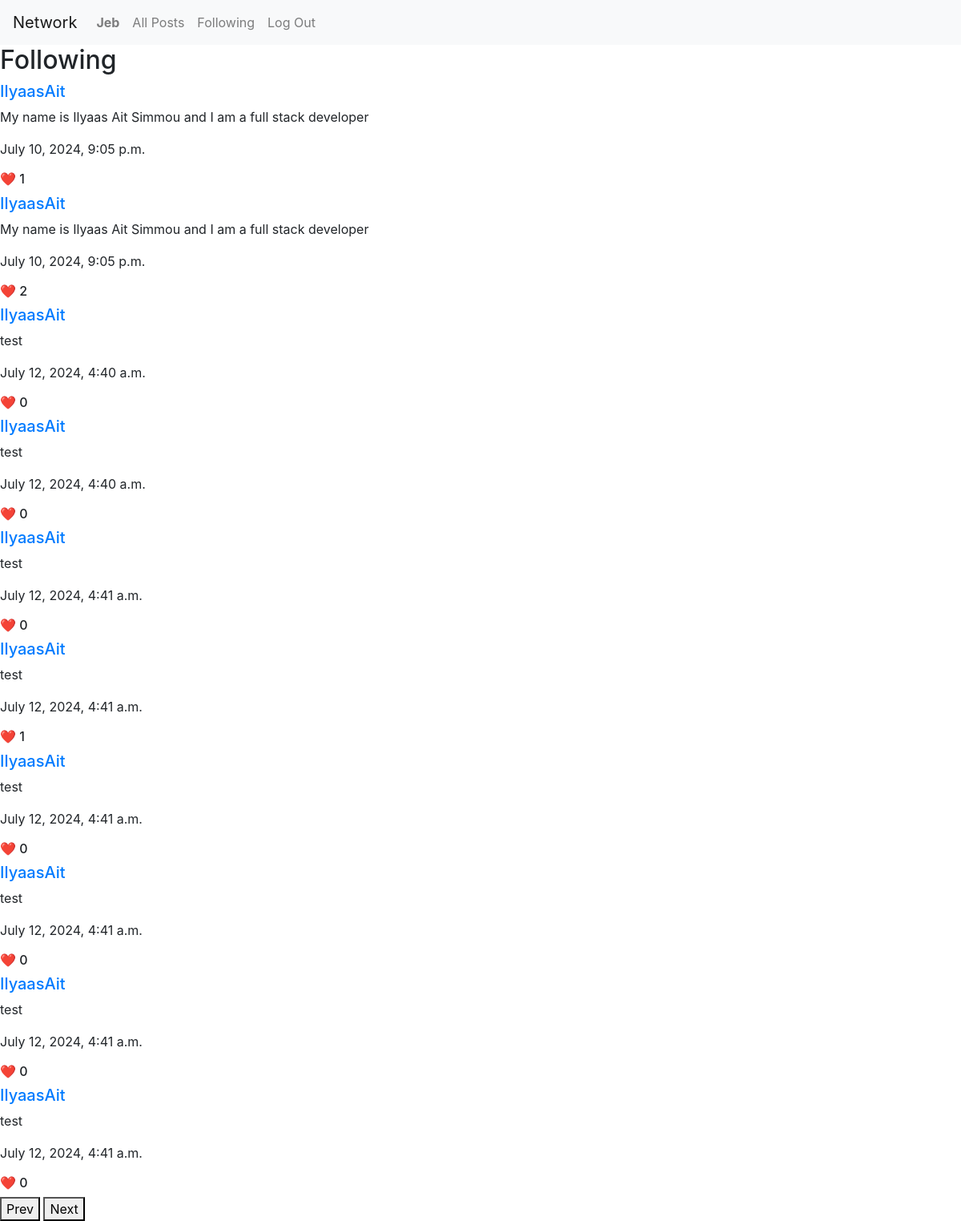
The app's page /following (signed in) with its own data.
### network/models.py (models this page shows)
class User(AbstractUser):
    Followers = models.ManyToManyField("self", related_name="followers", blank=True, null=True)
    pass

class post(models.Model):
    poster = models.ForeignKey(User, on_delete=models.CASCADE, related_name="user_listings")
    text = models.CharField(max_length=300)
    date = models.DateTimeField()

### network/views.py (the view)
# urls.py: path("following", views.following, name='following'),
def following(request):
    all_posts = list(post.objects.filter(poster = User.objects.get(Followers=request.user)))
    postPages = []
    newList = []
    for i in range(len(all_posts)):
        newList.append(all_posts[i])
        if (len(newList))%10 == 0:
            postPages.append(newList)
            newList = []
    postPages.append(newList)
    return render(request, 'network/following.html', {
        'postpages': postPages
        })

### network/templates/network/following.html (shortened to what this page needs)
{% extends "network/layout.html" %}
{% block body %}
<h2>Following</h2>
<div id="allPosts">
    {% for postlist in postpages %}
        <div id="{{forloop.counter}}" class="postSet" style="display: none;">
            {% for post in postlist %}
                <div id="{{post.id}}">
                    <a href="/profile/{{ post.poster.username }}"><h5> {{ post.poster }} </h5></a>
                    <p> {{ post.text }} </p>
                    <p> {{ post.date }} </p>
                    <h6 class="like_button" id="like_button{{post.id}}"> ❤️ {{ post.likes.count }}</h6>
                </div>
            {% endfor %}
        </div>
    {% endfor %}
    <button id="previous_page">Prev</button>
    <button id="next_page">Next</button>
</div>
{% endblock %}

### network/templates/network/layout.html (shortened to what this page needs)
{% load static %}
<!DOCTYPE html>
<html lang="en">
    <head>
        <link rel="stylesheet" href="https://stackpath.bootstrapcdn.com/bootstrap/4.4.1/css/bootstrap.min.css">
        <link href="{% static 'network/styles.css' %}" rel="stylesheet">
    </head>
    <body>
        <nav class="navbar navbar-expand-lg navbar-light bg-light">
            <a class="navbar-brand" href="#">Network</a>
            <div>
              <ul class="navbar-nav mr-auto">
                {% if user.is_authenticated %}
                    <li class="nav-item">
                        <a class="nav-link" href="{% url 'profile' user.username %}"><strong>{{ user.username }}</strong></a>
                    </li>
                {% endif %}
                <li class="nav-item">
                  <a class="nav-link" href="{% url 'index' %}">All Posts</a>
                </li>
                {% if user.is_authenticated %}
                    <li class="nav-item">
                        <a class="nav-link" href="{% url 'following' %}">Following</a>
                    </li>
                    <li class="nav-item">
                        <a class="nav-link" href="{% url 'logout' %}">Log Out</a>
                    </li>
                {% endif %}
              </ul>
            </div>
          </nav>
        <div class="body">
            {% block body %}
            {% endblock %}
        </div>
    </body>
</html>

### records on screen
User: username "Jeb"
post: poster "IlyaasAit", text "My name is Ilyaas Ait Simmou and I am a full stack developer", date "July 10, 2024, 9:05 p.m.", likes.count "1"
post: poster "IlyaasAit", text "My name is Ilyaas Ait Simmou and I am a full stack developer", date "July 10, 2024, 9:05 p.m.", likes.count "2"
post: poster "IlyaasAit", text "test", date "July 12, 2024, 4:40 a.m.", likes.count "0"
post: poster "IlyaasAit", text "test", date "July 12, 2024, 4:40 a.m.", likes.count "0"
post: poster "IlyaasAit", text "test", date "July 12, 2024, 4:41 a.m.", likes.count "0"
post: poster "IlyaasAit", text "test", date "July 12, 2024, 4:41 a.m.", likes.count "1"
post: poster "IlyaasAit", text "test", date "July 12, 2024, 4:41 a.m.", likes.count "0"
post: poster "IlyaasAit", text "test", date "July 12, 2024, 4:41 a.m.", likes.count "0"
post: poster "IlyaasAit", text "test", date "July 12, 2024, 4:41 a.m.", likes.count "0"
post: poster "IlyaasAit", text "test", date "July 12, 2024, 4:41 a.m.", likes.count "0"
